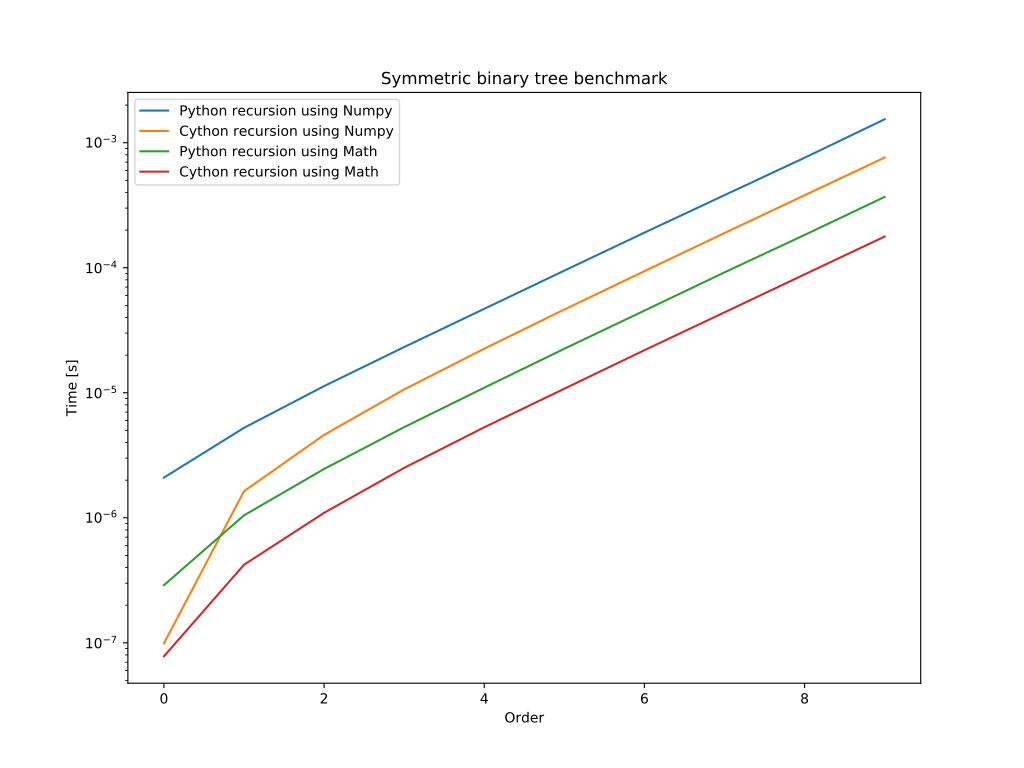

Here is the Python script that generated this plot:
import sys
import numpy as np
from timeit import timeit
from matplotlib import pyplot as pl

number = 1000
m = 10

tyr = np.zeros(m)
tym = np.zeros(m)
tpr = np.zeros(m)
tpm = np.zeros(m)

for i in range(m):
    print(i)
    tyr[i] = timeit('SymBinTreeNumpy(0, 0, 1, 0, %i)' % i,
             setup = 'from ytrees import SymBinTreeNumpy', number = number) / number
    tpr[i] = timeit('SymBinTreeNumpy(0, 0, 1, 0, %i)' % i,
             setup = 'from ptrees import SymBinTreeNumpy', number = number) / number
    tym[i] = timeit('SymBinTreeMath(0, 0, 1, 0, %i)' % i,
             setup = 'from ytrees import SymBinTreeMath', number = number) / number
    tpm[i] = timeit('SymBinTreeMath(0, 0, 1, 0, %i)' % i,
             setup = 'from ptrees import SymBinTreeMath', number = number) / number

pl.figure(1, (10.24, 7.68))
pl.title('Symmetric binary tree benchmark')
pl.semilogy(tpr, label = 'Python recursion using Numpy')
pl.semilogy(tyr, label = 'Cython recursion using Numpy')
pl.semilogy(tpm, label = 'Python recursion using Math')
pl.semilogy(tym, label = 'Cython recursion using Math')
pl.xlabel('Order')
pl.ylabel('Time [s]')
pl.legend(loc = 'upper left')
#pl.show()
pl.savefig('%s.pdf' % sys.argv[0][:-3])
